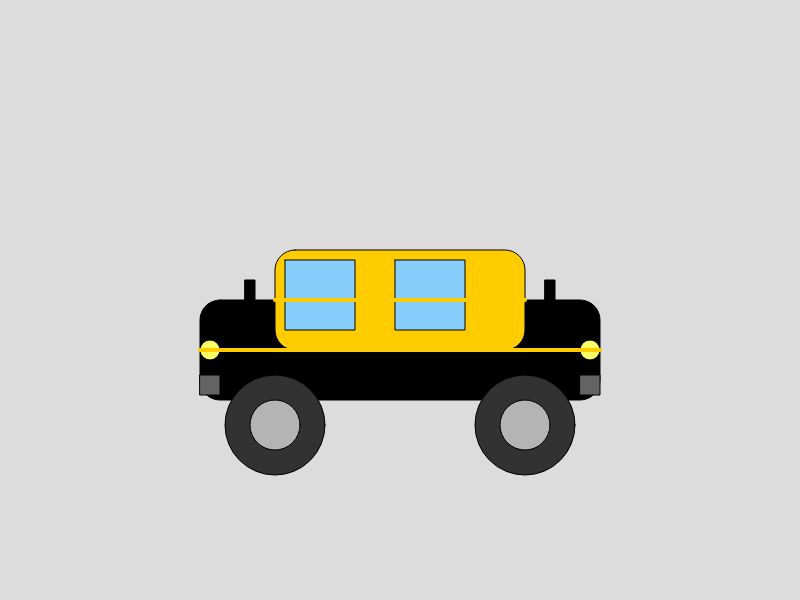
Frame 1 (no input)
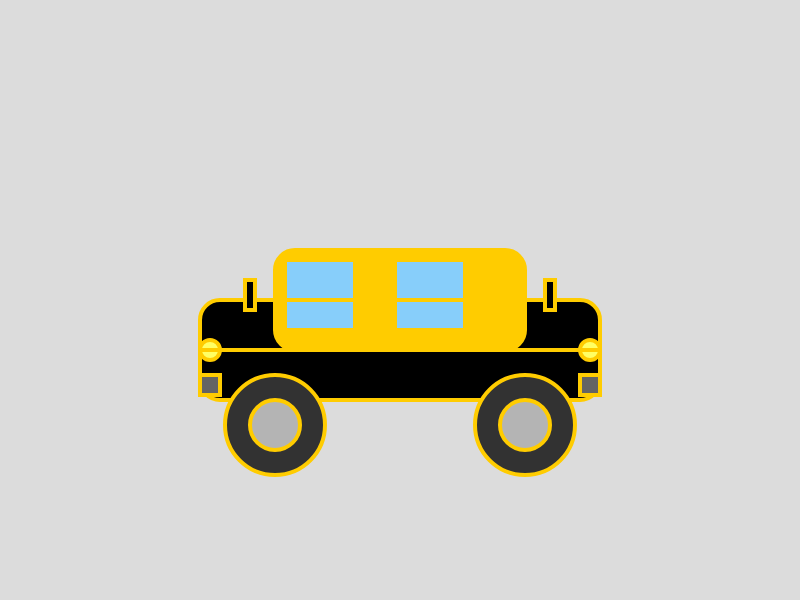
Frame 60 (no input)
Frame 120 (the mouse pressed at the canvas centre since frame 60): identical to frame 60, image omitted

The p5.js sketch that drew these frames (run headless with seeded random() and noise() and a simulated clock; from frame 60 on, the mouse is pressed at the canvas centre):

// p5.js sketch
// ── sketch.js
function setup() {
  createCanvas(800, 600);
}

function draw() {
  background(220);

  // Car body
  fill(0, 0, 0); // Black color for the car body
  rect(200, 300, 400, 100, 20); // Rounded rectangle for a smoother look

  // Car top
  fill(255, 204, 0); // Yellow color for the top
  rect(275, 250, 250, 100, 20); // Rounded rectangle for the car top

  // Front window
  fill(135, 206, 250); // Light blue color for the window
  beginShape();
  vertex(285, 260);
  vertex(355, 260);
  vertex(355, 330);
  vertex(285, 330);
  endShape(CLOSE);

  // Rear window
  fill(135, 206, 250); // Light blue color for the window
  beginShape();
  vertex(395, 260);
  vertex(465, 260);
  vertex(465, 330);
  vertex(395, 330);
  endShape(CLOSE);

  // Wheels
  fill(50); // Dark gray for the tires
  ellipse(275, 425, 100, 100); // Front wheel
  ellipse(525, 425, 100, 100); // Rear wheel

  // Wheel rims
  fill(180); // Lighter gray for the rims
  ellipse(275, 425, 50, 50); // Front wheel rim
  ellipse(525, 425, 50, 50); // Rear wheel rim

  // Headlights
  fill(255, 255, 100); // Yellowish white for headlights
  ellipse(210, 350, 20, 20); // Left headlight
  ellipse(590, 350, 20, 20); // Right headlight

  // Car grill
  fill(100); // Dark gray for the grill
  rect(200, 375, 20, 20); // Left grill
  rect(580, 375, 20, 20); // Right grill

  // Side mirrors
  fill(0, 0, 0); // Black color for side mirrors
  rect(245, 280, 10, 30); // Left mirror
  rect(545, 280, 10, 30); // Right mirror

  // Adding some details to the car body
  stroke(255, 204, 0); // Yellow color for the car lines
  strokeWeight(4);
  line(275, 300, 525, 300); // Top horizontal line
  line(200, 350, 600, 350); // Bottom horizontal line
}
